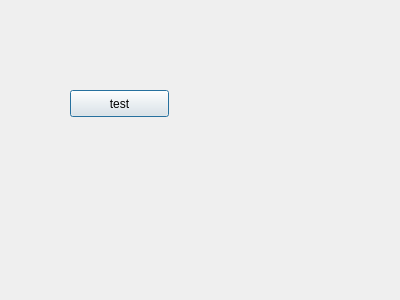
<?xml version="1.0" encoding="UTF-8"?>
<ui version="4.0">
 <class>Dialog</class>
 <widget class="QDialog" name="Dialog">
  <property name="geometry">
   <rect>
    <x>0</x>
    <y>0</y>
    <width>400</width>
    <height>300</height>
   </rect>
  </property>
  <property name="windowTitle">
   <string>Dialog</string>
  </property>
  <widget class="QPushButton" name="pushButton_test">
   <property name="geometry">
    <rect>
     <x>70</x>
     <y>90</y>
     <width>99</width>
     <height>27</height>
    </rect>
   </property>
   <property name="text">
    <string>test</string>
   </property>
  </widget>
 </widget>
 <layoutdefault spacing="6" margin="11"/>
 <resources/>
 <connections/>
</ui>
